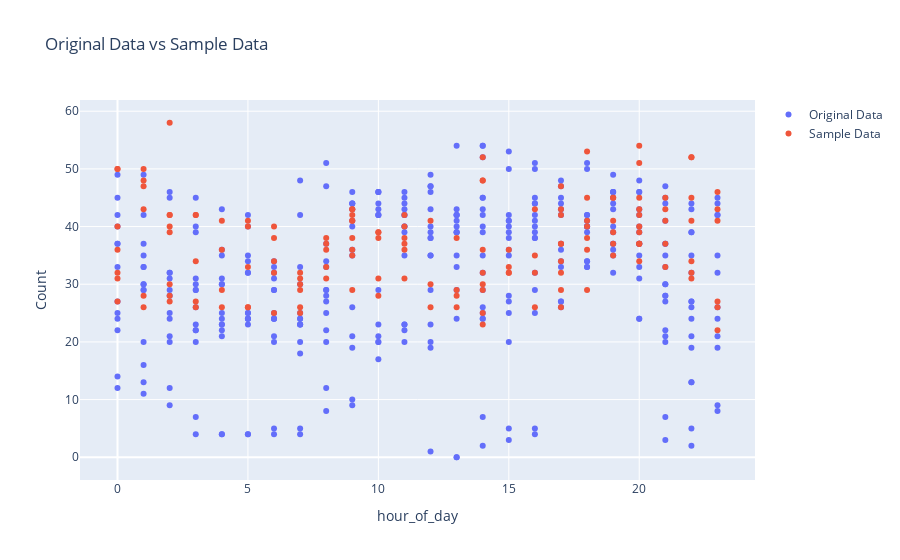

This figure's notebook cell:
### Code cell
# Create a scatter plot for the original data
trace1 = go.Scatter(
    x=data_train_df["hour_of_day"],
    y=data_train_df["Count"],
    mode="markers",
    name="Original Data",
)

# Create a scatter plot for the samples
trace2 = go.Scatter(
    x=data_test_df["hour_of_day"],
    y=data_test_df["Count"],
    mode="markers",
    name="Sample Data",
)

# Combine the two plots
data = [trace1, trace2]


# Create a layout
layout = go.Layout(
    title="Original Data vs Sample Data",
    xaxis=dict(title="hour_of_day"),
    yaxis=dict(title="Count"),
)

# Create a Figure and plot it
fig = go.Figure(data=data, layout=layout)
fig.show()

### Figure 1 — Plotly figure (JSON) as saved in the notebook; plotly's stock layout.template omitted (floating-point values rounded to 4 significant figures; data arrays with more than 128 entries replaced by an {"elided": "..."} marker saying what was removed)
{"data": [{"mode": "markers", "name": "Original Data", "type": "scatter", "x": {"elided": "350 int values"}, "y": {"elided": "350 int values"}}, {"mode": "markers", "name": "Sample Data", "type": "scatter", "x": {"elided": "146 int values"}, "y": {"elided": "146 int values"}}], "layout": {"title": {"text": "Original Data vs Sample Data"}, "xaxis": {"title": {"text": "hour_of_day"}}, "yaxis": {"title": {"text": "Count"}}}}
